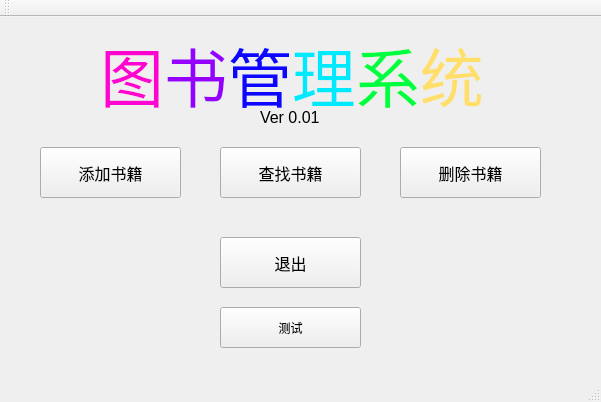
<?xml version="1.0" encoding="UTF-8"?>
<ui version="4.0">
 <class>librarySystemClass</class>
 <widget class="QMainWindow" name="librarySystemClass">
  <property name="geometry">
   <rect>
    <x>0</x>
    <y>0</y>
    <width>601</width>
    <height>402</height>
   </rect>
  </property>
  <property name="windowTitle">
   <string>librarySystem</string>
  </property>
  <property name="windowOpacity">
   <double>1.000000000000000</double>
  </property>
  <property name="autoFillBackground">
   <bool>true</bool>
  </property>
  <property name="styleSheet">
   <string notr="true"/>
  </property>
  <widget class="QWidget" name="centralWidget">
   <widget class="QLabel" name="label">
    <property name="geometry">
     <rect>
      <x>100</x>
      <y>10</y>
      <width>421</width>
      <height>81</height>
     </rect>
    </property>
    <property name="text">
     <string>&lt;html&gt;&lt;head/&gt;&lt;body&gt;&lt;p&gt;&lt;span style=&quot; font-size:48pt; color:#ff03d1;&quot;&gt;图&lt;/span&gt;&lt;span style=&quot; font-size:48pt; color:#9500ff;&quot;&gt;书&lt;/span&gt;&lt;span style=&quot; font-size:48pt; color:#0d05ff;&quot;&gt;管&lt;/span&gt;&lt;span style=&quot; font-size:48pt; color:#00eaff;&quot;&gt;理&lt;/span&gt;&lt;span style=&quot; font-size:48pt; color:#00ff40;&quot;&gt;系&lt;/span&gt;&lt;span style=&quot; font-size:48pt; color:#ffdf69;&quot;&gt;统&lt;/span&gt;&lt;/p&gt;&lt;/body&gt;&lt;/html&gt;</string>
    </property>
   </widget>
   <widget class="QPushButton" name="addbook">
    <property name="geometry">
     <rect>
      <x>40</x>
      <y>130</y>
      <width>141</width>
      <height>51</height>
     </rect>
    </property>
    <property name="font">
     <font>
      <pointsize>12</pointsize>
     </font>
    </property>
    <property name="text">
     <string>添加书籍</string>
    </property>
   </widget>
   <widget class="QPushButton" name="seekbook">
    <property name="geometry">
     <rect>
      <x>220</x>
      <y>130</y>
      <width>141</width>
      <height>51</height>
     </rect>
    </property>
    <property name="font">
     <font>
      <pointsize>12</pointsize>
     </font>
    </property>
    <property name="text">
     <string>查找书籍</string>
    </property>
   </widget>
   <widget class="QPushButton" name="remove">
    <property name="geometry">
     <rect>
      <x>400</x>
      <y>130</y>
      <width>141</width>
      <height>51</height>
     </rect>
    </property>
    <property name="font">
     <font>
      <pointsize>12</pointsize>
     </font>
    </property>
    <property name="text">
     <string>删除书籍</string>
    </property>
   </widget>
   <widget class="QPushButton" name="exit">
    <property name="geometry">
     <rect>
      <x>220</x>
      <y>220</y>
      <width>141</width>
      <height>51</height>
     </rect>
    </property>
    <property name="font">
     <font>
      <pointsize>12</pointsize>
     </font>
    </property>
    <property name="text">
     <string>退出</string>
    </property>
   </widget>
   <widget class="QPushButton" name="test">
    <property name="geometry">
     <rect>
      <x>220</x>
      <y>290</y>
      <width>141</width>
      <height>41</height>
     </rect>
    </property>
    <property name="text">
     <string>测试</string>
    </property>
   </widget>
   <widget class="QLabel" name="label_2">
    <property name="geometry">
     <rect>
      <x>260</x>
      <y>90</y>
      <width>81</width>
      <height>21</height>
     </rect>
    </property>
    <property name="text">
     <string>&lt;html&gt;&lt;head/&gt;&lt;body&gt;&lt;p&gt;&lt;span style=&quot; font-size:12pt;&quot;&gt;Ver 0.01&lt;/span&gt;&lt;/p&gt;&lt;/body&gt;&lt;/html&gt;</string>
    </property>
   </widget>
  </widget>
  <widget class="QMenuBar" name="menuBar">
   <property name="geometry">
    <rect>
     <x>0</x>
     <y>0</y>
     <width>601</width>
     <height>22</height>
    </rect>
   </property>
  </widget>
  <widget class="QToolBar" name="mainToolBar">
   <attribute name="toolBarArea">
    <enum>TopToolBarArea</enum>
   </attribute>
   <attribute name="toolBarBreak">
    <bool>false</bool>
   </attribute>
  </widget>
  <widget class="QStatusBar" name="statusBar"/>
 </widget>
 <layoutdefault spacing="6" margin="11"/>
 <resources>
  <include location="librarySystem.qrc"/>
  <include location="anime.qrc"/>
 </resources>
 <connections/>
</ui>
